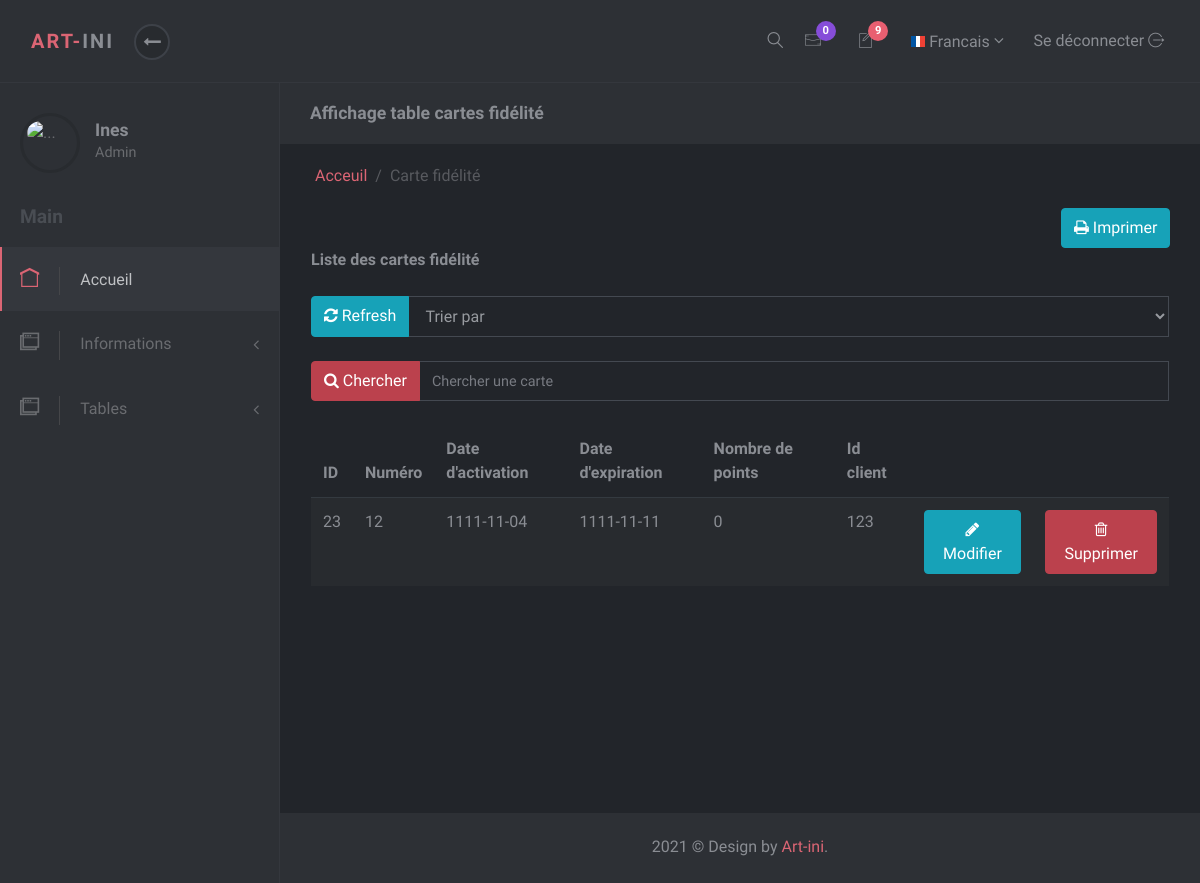
Before: /Views/Back/afficher_carte.php (signed in) with the older database file.
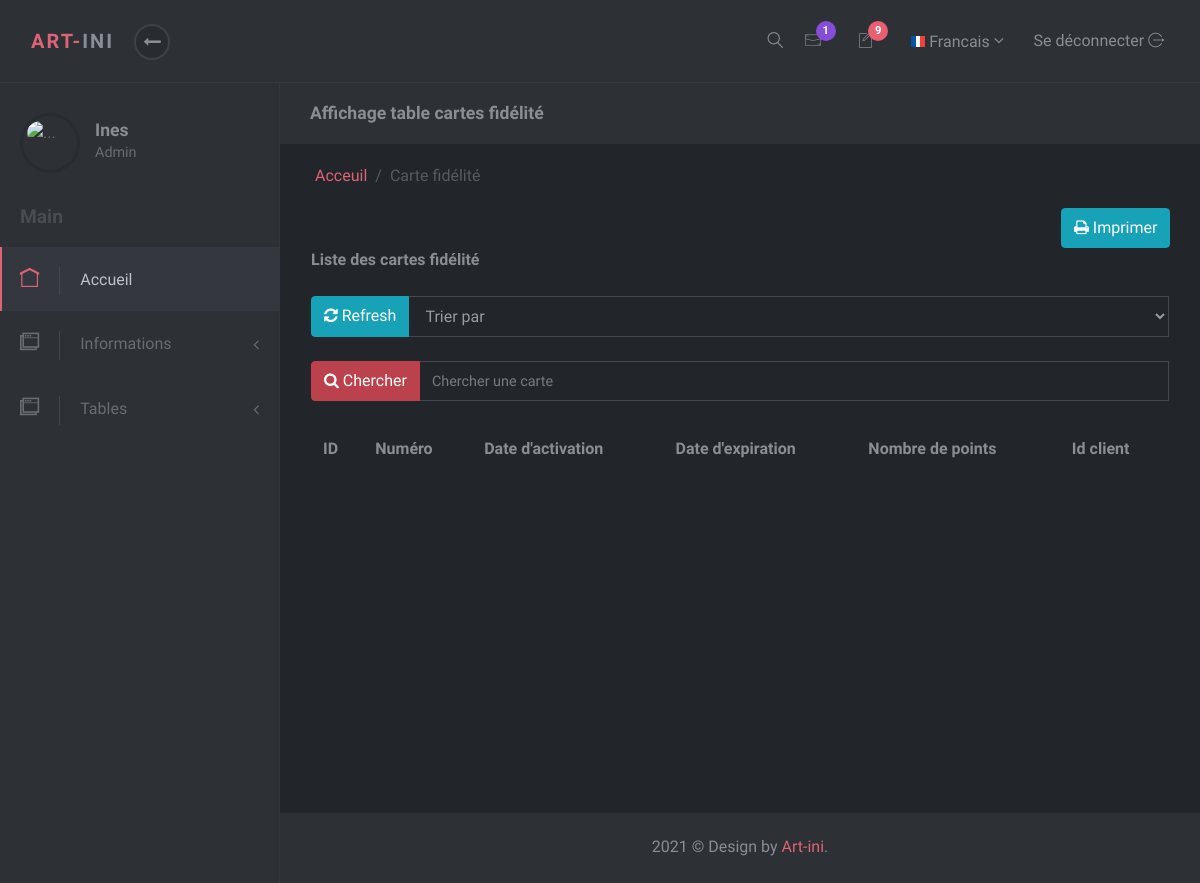
After: the same page with the newer database file.
### tables this page shows
CREATE TABLE `carte` (
  `Identifiant` int(11) NOT NULL,
  `numero` int(11) NOT NULL,
  `Date_activation` date NOT NULL,
  `Date_expiration` date NOT NULL,
  `nbptn` int(11) NOT NULL,
  `idclient` int(11) NOT NULL
);

### Views/Back/afficher_carte.php (the view, shortened to what the changed rows need)
<?php
require_once "../../Controller/carteC.php";
    $db=config::getConnexion();
    $result=$db->query('SELECT * FROM carte');
    if (isset($_GET['search'])&& !empty($_GET['search']))
    {
        $result=$db->query('SELECT * FROM carte WHERE numero like \'%'.$_GET['search'].'%\'');
    }else
    {
        $result=$db->query('SELECT * FROM carte');
    }
    ?>
<!DOCTYPE html>
<html>
<head>
    <link rel="stylesheet" href="Assets/vendor/bootstrap/css/bootstrap.min.css">
    <link rel="stylesheet" href="Assets/vendor/font-awesome/css/font-awesome.min.css">
    <link rel="stylesheet" href="Assets/css/font.css">
    <link rel="stylesheet" href="Assets/css/style.default.css" id="theme-stylesheet">
    <link rel="stylesheet" href="Assets/css/custom.css">
    <link rel="stylesheet" type="text/css" href="Assets/css/style.css">
</head>
<body>
<?php include_once 'include/header.php'; ?>
    <div class="d-flex align-items-stretch">
        <nav id="sidebar">
            <div class="sidebar-header d-flex align-items-center">
                <div class="title">
                    <h1 class="h5"> <?php echo $_SESSION['name']; ?> </h1>
                </div>
            </div>
        </nav>
        <div class="page-content">
            <div class="page-header no-margin-bottom">
                <div class="container-fluid">
                    <h2 class="h5 no-margin-bottom">Affichage table cartes fidélité</h2>
                </div>
            </div>
            <section>
                <div class="container">
                    <div class="table-responsive">
                        <table class="table table-striped table-hover">
                            <thead>
                                <tr>
                                    <th>ID</th>
                                    <th>Numéro</th>
                                    <th>Date d'activation</th>
                                    <th>Date d'expiration</th>
                                    <th>Nombre de points</th>
                                    <th>Id client</th>
                                </tr>
                            </thead>
                            <tbody id="tableau">
                            <?php while ($row = $result->fetch()) {
                                    ?>
                        <tr>
                            <td> <?php echo $row['Identifiant']; ?></td>
                            <td> <?php echo $row['numero']; ?></td>
                            <td><?php echo $row['Date_activation']; ?></td>
                            <td><?php echo $row['Date_expiration']; ?></td>
                            <td><?php echo $row['nbptn']; ?></td>
                            <td><?php echo $row['idclient']; ?></td>
                        <td>
                        <a href="modifier_carte.php?edit=<?php echo $row['Identifiant']; ?>&edit2=<?php echo $row['Date_activation']; ?>&edit3=<?php echo $row['Date_expiration']; ?>&edit4=<?php echo $row['nbptn']; ?>&edit5=<?php echo $row['idclient']; ?>" class="btn btn-info btn-xs"><i class="fa fa-pencil"></i> Modifier</a> </td>
                       <td> <a href="afficher_carte.php?delete=<?php echo $row['idclient']; ?>" class="btn btn-danger btn-xs"><i class ="fa fa-trash-o"> </i> Supprimer</a> </td>
                        </tr>
										<?php
										}
										?>
                            </tbody>
                        </table>
                    </div>
                </div>
            </section>
        </div>
    </div>
</body>
</html>
</html>

### Views/Back/include/header.php (shortened to what the changed rows need)
<header class="header">
        <nav class="navbar navbar-expand-lg">
            <div class="container-fluid d-flex align-items-center justify-content-between">
                <div class="right-menu list-inline no-margin-bottom">
                        <?php
                        include_once "../../config.php";
                        $sql="SELECT * FROM message WHERE status=0";
                        $sql_get= mysqli_query($conn,$sql);
                        $count = mysqli_num_rows($sql_get);
                    ?>
                    <div class="list-inline-item dropdown"><a id="navbarDropdownMenuLink1" href="#" data-toggle="dropdown" aria-haspopup="true" aria-expanded="false" class="nav-link messages-toggle"><i class="icon-email"></i><span class="badge dashbg-1"><?php echo $count ;?></span></a>
                    </div>
                </div>
            </div>
        </nav>
    </header>

Changed rows visible on the page:
removed carte: Identifiant "23", numero "12", Date_activation "1111-11-04", Date_expiration "1111-11-11", nbptn "0", idclient "123"
Other visible differences:
$count: "0" → "1"
